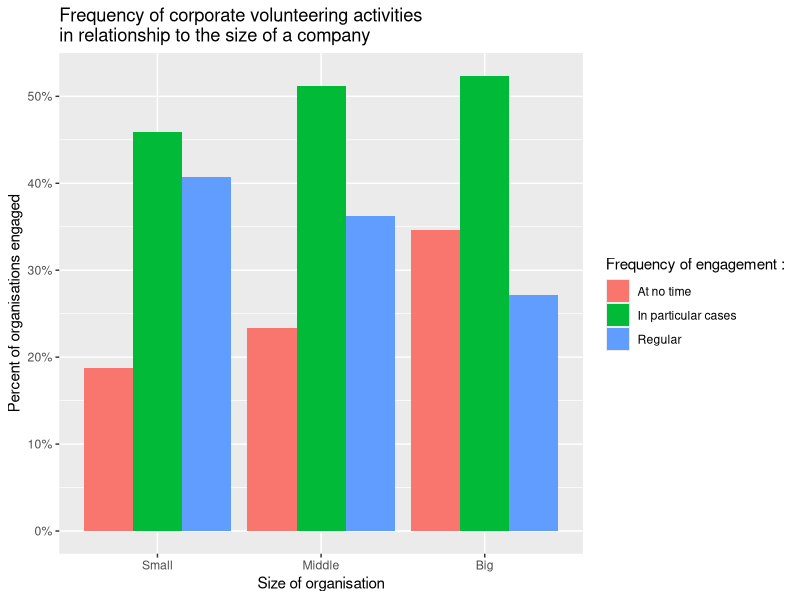
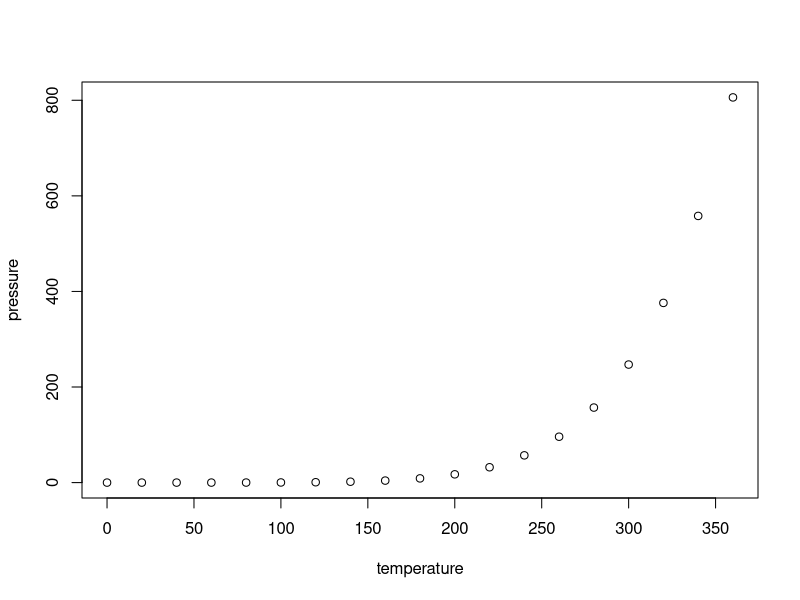

Write the R code that produced these figures, in order.
## ---- chunk 1
knitr::opts_chunk$set(echo = TRUE)
## ---- chunk 2
library(readxl)
data <- read_xlsx("MUE.2022.for.LMU.xlsx")

library(dplyr)
library(tidyr)
library(tibble)



data.Q2.A <- data %>%
  select(SERIAL,class,C001_01,C001_02,C001_03) %>%
  pivot_longer(cols=c("C001_01","C001_02","C001_03"),
               names_to = "type",
               values_to="frequency")%>%
  group_by(class,type)%>%
  count(frequency) %>%
  group_by(class,type)%>%
  mutate(number_corps=sum(n))%>%
  mutate(percent=n/number_corps)%>%
  filter(frequency >= 1)
  
  

data.Q2.A

library(ggplot2)

ggplot(data.Q2.A,aes(x = factor(class, levels = c("Kleine Unternehmen","Mittlere Unternehmen","Großunternehmen"),labels = c("Small","Middle","Big")),y = percent, fill = factor(frequency))) +
  geom_col(position ="dodge") +
  scale_y_continuous(labels = scales::percent_format(accuracy = 1)) +
  labs(x = "Size of organisation", y = "Percent of organisations engaged", 
       title = "Frequency of corporate volunteering activities
in relationship to the size of a company") +
  scale_fill_discrete(name ="Frequency of engagement :",labels = c("At no time","In particular cases","Regular"))





## ---- chunk 3
plot(pressure)
